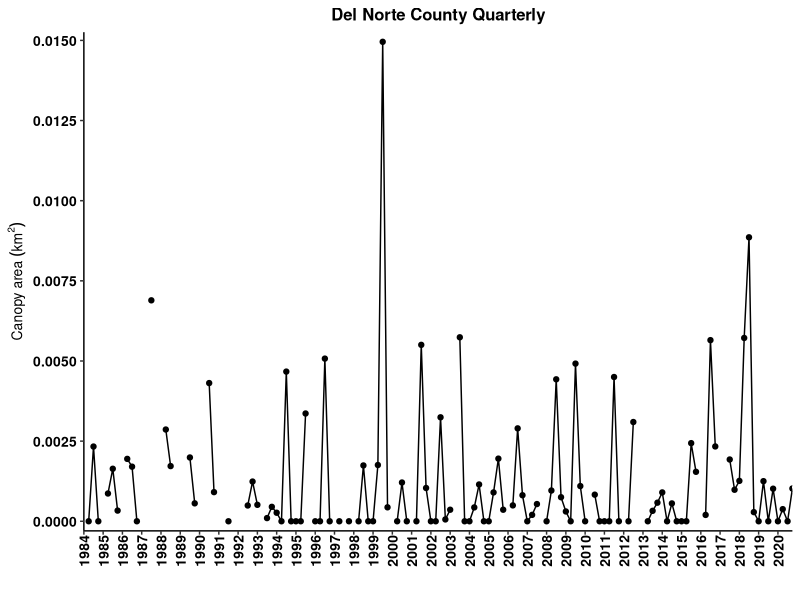
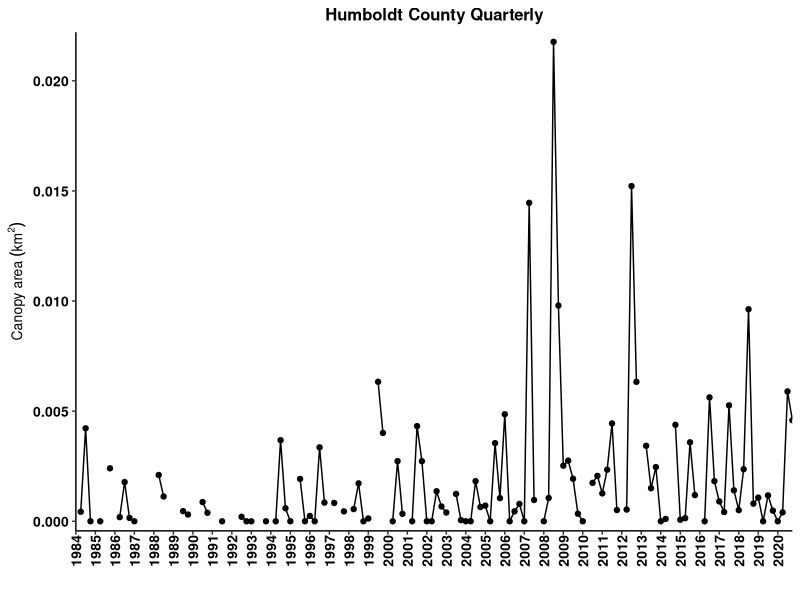
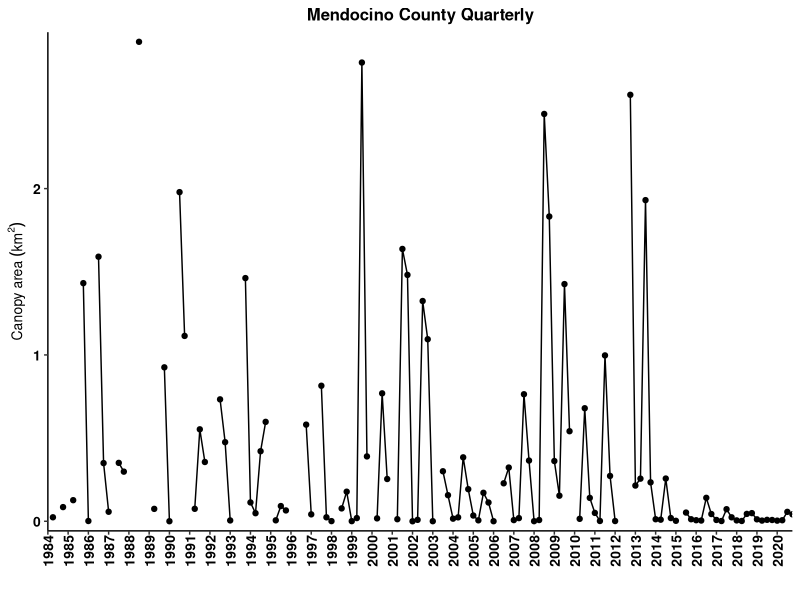
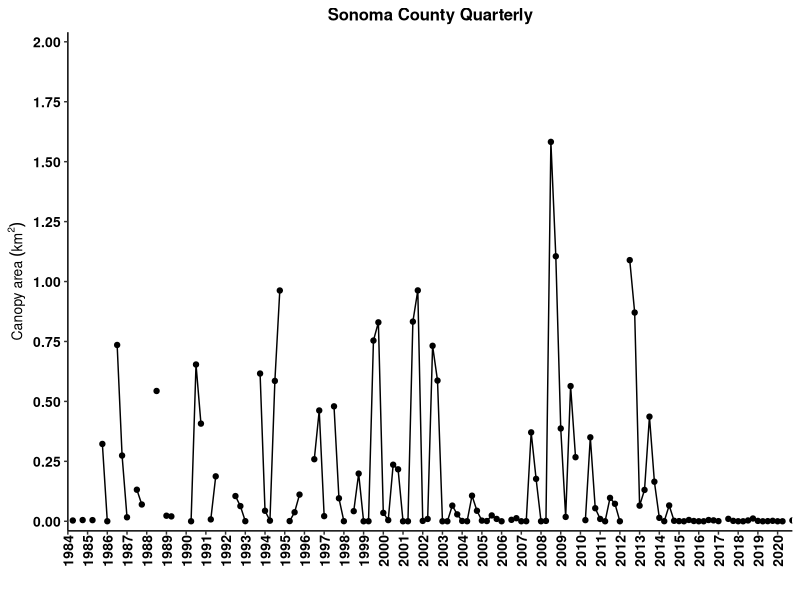
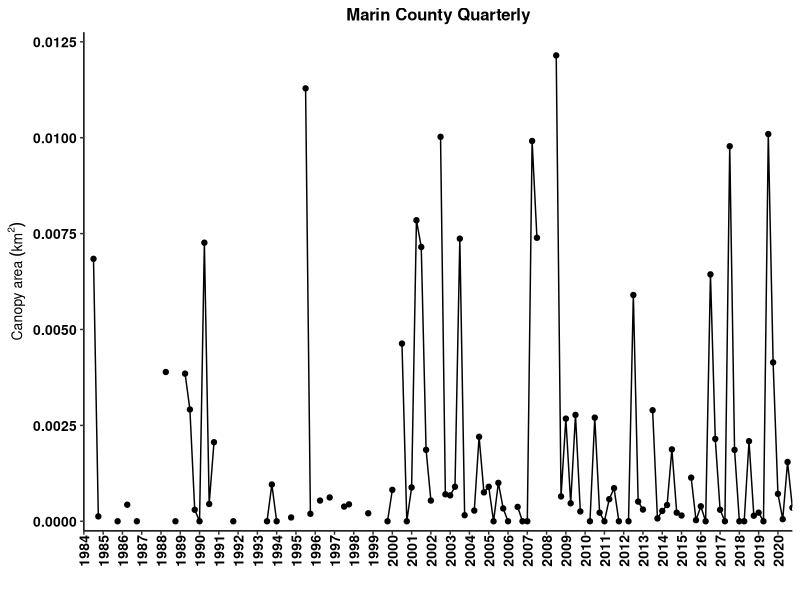
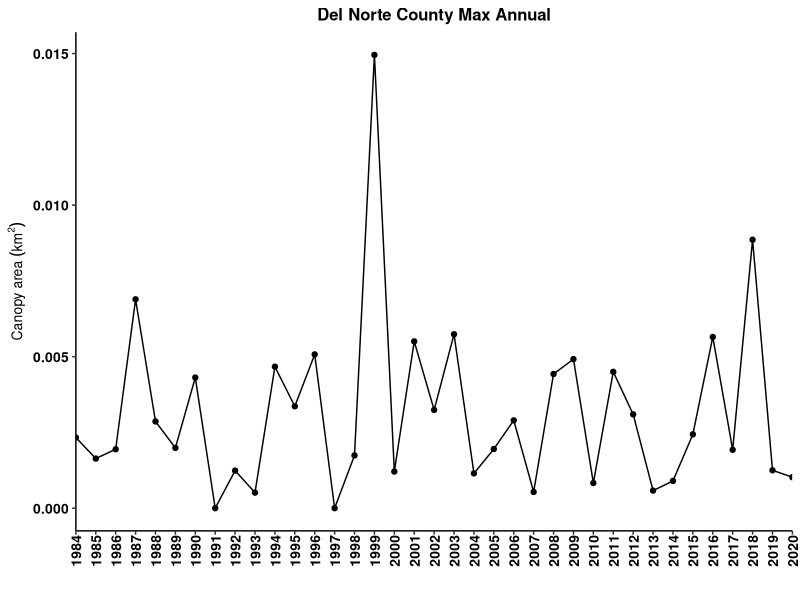
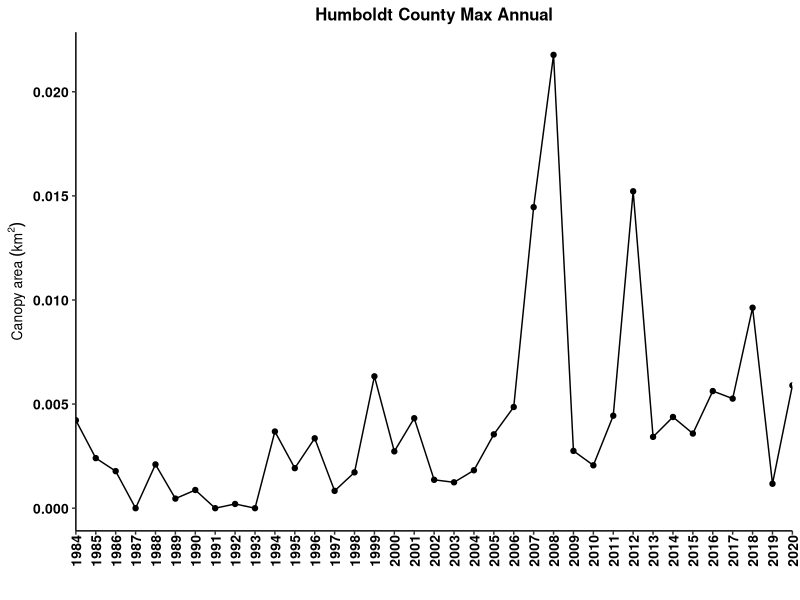
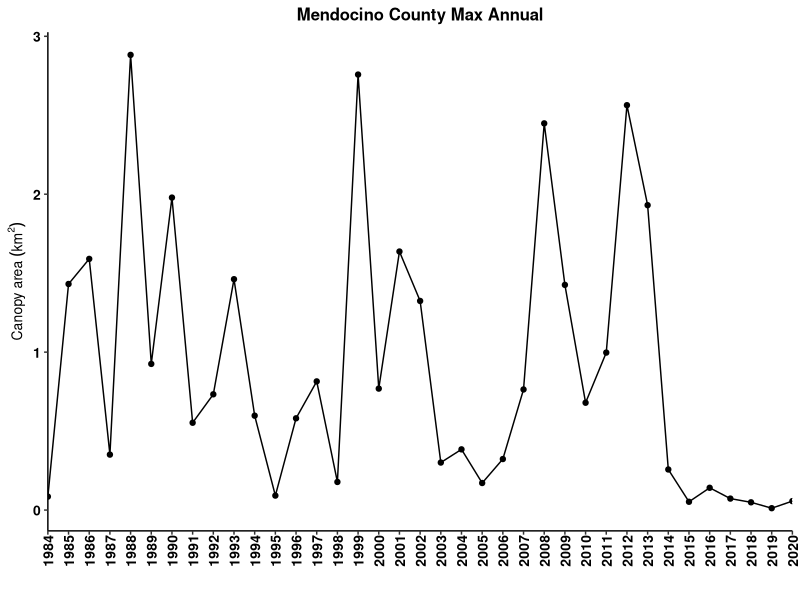

These charts were generated, in order, by the following R code:
## ---- chunk 1
# setting git credentials bc I always forget: git config --global user.name "gcontolini"

knitr::opts_chunk$set(echo = FALSE, warning=FALSE)
options(knitr.table.format = "latex")

#### Load libraries ####
library(ggplot2) # plotting
library(ggpubr) # arranging plots
library(scales) # let's you put commas in the axis labels for thousands
library(dplyr) # data manipulations
library(tidyr) # data cleaning
library(readr) # better data reading?
# library(reshape2) 
# library(Rmisc)
library(ncdf4)
library(sf) # ... mapping? 
library(sp) # dnno
library(lubridate) # manipulating dates easily
library(knitr) # to knit the Rmd file
library(kableExtra) # pretty tables
library(bookdown) # pretty table additions

#### ggplot theme ####
my.theme = theme( 
   panel.background = element_blank(), 
   panel.grid.minor.x = element_blank(),
   panel.grid.major.x = element_blank(),
   panel.grid = element_blank(),
   axis.text  = element_text(size=10, face='bold', color='black'), #makes axis labels bigger
   axis.title = element_text(size=10, face="bold"), #makes axis title bigger and bold
   #axis.title.y = element_text(margin=margin(0,10,0,5)), #pushes the y axis title away from the y axis labels
   strip.background = element_blank(),
   #legend.title = element_blank(),
   #legend.text = element_text(size=8),
   legend.background = element_blank(), 
   legend.key = element_blank(), #makes the legend background behind the symbols go away.
   #axis.ticks.x = element_blank()
   axis.line = element_line(color = 'black'), 
   panel.border = element_blank(), # this removes the box around the plot   
   plot.title = element_text(size=12 ,face='bold', hjust = 0.5), # hjust 0.5 makes title centered
   axis.text.x = element_text(size = 10, angle = 90, vjust = 0.5, margin = margin(0,0,5,0)) # rotates x axis labels 90 degrees counter-clockwise, pushes bars onto x axis
)


#### Import data ####
# info on the data: https://sbclter.msi.ucsb.edu/data/catalog/package/?package=knb-lter-sbc.74

# Instructions from Dr. Tom Bell:
# “The output files show the Admin Bed # in the first column and the rest of the columns are quarters from 1984 - 2020. Area is in m2 and biomass is in fresh kg. Missing values (due to lack of imagery or clouds are labelled as -999).”

# Edible seaweed data from CDFW
# edible = read.csv('EdibleSeaweedHarvest_rfm_1-28-21.csv') # edible seaweed harvest. This one has months. That is important.
# kelp = read.csv('KelpHarvest_vers2_rfm_1-28-21.csv') # kelp harvest
## ---- chunk 2
# The loop below takes 5 minutes to run, so I have commented it out and read in the output at the end.

# #### Kelp Biomass and Area Dynamics of state waters by county ####
# #Load Admin Bed Shapefile
# #Place the lat/lon version of the Admin Bed shapefile in your working directory
# county_waters <- st_read('shapefiles/MAN_CA_CountyStateWaters.shp') 
# 
# #Open Kelp NetCDF File and put in your working directory.
# #The file can be found here: https://portal.edirepository.org/nis/mapbrowse?scope=knb-lter-sbc&identifier=74
# nc_data <- nc_open('kelpCanopyFromLandsat_2021.nc')
# # not sure yet how to open it in directly from a URL.
# # apparently this file is too big for the RStudio Cloud server. So we can't use the server. Or wait we just have to use a static .csv.
# 
# #Load necessary variables from NetCDF File
# lon <- ncvar_get(nc_data, 'lon')
# lat <- ncvar_get(nc_data, 'lat')
# years <- ncvar_get(nc_data, 'year')
# quarters <- ncvar_get(nc_data, 'quarter')
# biomass <- ncvar_get(nc_data, 'biomass')
# area <- ncvar_get(nc_data, 'area')
# 
# #Make Coordinate Dataframe
# coords <- data.frame(lon,lat)
# 
# #Create output matrices
# LN = dim(quarters)
# output_biomass <- matrix(ncol=LN, nrow=22)
# output_area <- matrix(ncol=LN, nrow=22)
# 
# # This for() loop takes 5 mins. Sorry. You could run it once and then save the output, but then it wouldn't be linked to the SBCLTER data repository anymore. 
# for(i in 1:22){
# 
#   #Pull shapefile coordinates from each admin bed
#   if (i == 17) {
#     county_coords <- as.data.frame(county_waters[i,]$geometry[[1]][[30]][[1]])
#   } else {
#     county_coords <- as.data.frame(county_waters[i,]$geometry[[1]][[1]][[1]])
#   }
# 
#   #Find the kelp coordinates that exist inside each admin bed polygon
#   kelp_poly <- point.in.polygon(lon, lat, county_coords$V1, county_coords$V2, mode.checked = FALSE)
#   TF <- which(kelp_poly %in% 1)
# 
#   #Extract biomass and area data for each polygon
#   bio_county <- biomass[TF,]
#   area_county <- area[TF,]
# 
#   #Sum biomass and area
#   bio_county_sum <- colSums(bio_county, na.rm = TRUE, dims = 1)
#   area_county_sum <- colSums(area_county, na.rm = TRUE, dims = 1)
# 
#   #Remove Columns w/ >25% No Data (Clouds)
#   #Find all NA values (missing data) in the kelp dataset
#   bio_county_NA = is.na(bio_county)
#   area_county_NA = is.na(area_county)
# 
#   #Find number of kelp pixels in the polygon
#   L = dim(bio_county)
# 
#   #Calculate the percent of NAs for each season
#   bio_county_NA_percent <- colSums(bio_county_NA, na.rm = TRUE)/L[1]
#   area_county_NA_percent <- colSums(area_county_NA, na.rm = TRUE)/L[1]
# 
#   #Find seasons with greater than 20% missing data
#   NA_GT <- which(bio_county_NA_percent > 0.25)
#   NA_GTA <- which(area_county_NA_percent > 0.25)
# 
#   #Set seasons with greater than 20% missing data to -999
#   bio_county_sum[NA_GT] = -999
#   area_county_sum[NA_GTA] = -999
# 
#   #Add summed kelp canopy data to matrix
#   output_biomass[i,] <- bio_county_sum
#   output_area[i,] <- area_county_sum
# 
# }
# 
# #Transpose Quarter and Year data
# quarterst <- t(quarters)
# yearst <- t(years)
# 
# #Add Quarter and Year data to output matrices
# output2_biomass <- rbind(quarterst, output_biomass)
# output3_biomass <- rbind(yearst, output2_biomass)
# output2_area <- rbind(quarterst, output_area)
# output3_area <- rbind(yearst, output2_area)
# 
# #Add county to output matrices
# CountiesNA <- county_waters$County
# Counties <- c(rep(NA,2),CountiesNA)
# output4_biomass <- cbind(Counties, output3_biomass)
# output4_area <- cbind(Counties, output3_area)

output4_area <- read_csv("kelp_canopy_output_ 2021-11-24 .csv")

## ---- chunk 3
canopy_area <- output4_area %>%
   as.data.frame()

# remove first col which is just row numbers
canopy_area[,1] <- NULL

# I want to plot area vs. year.quarter. This means year.quarter needs to be in a column. Currently all cols are separate. This is called wide format. I want tall format.

# create column names
names(canopy_area) <- paste(canopy_area[1,], canopy_area[2,], sep='.') # paste years with quarters to make each col have a unique name.

# rename the ID col for counties
names(canopy_area)[1] <- "county"

# remove first 2 rows since they are not canopy data, just IDs--year and quarter
canopy_area <- canopy_area[-c(1:2),] 

# convert to tall format
canopy_area_tall <- canopy_area %>% 
   pivot_longer(-'county', names_to = 'year.qtr', values_to = 'm2')

# separate year and quarter into two cols
canopy_area_tall <- canopy_area_tall %>%
   separate(col = year.qtr, sep = "[.]", into = c("year","qtr")) # omg. you have to hard bracket the period for some reason. wtf does [^[:alnum:]]+ mean and why aren't brackets used in the example?????? :((

# make number cols numeric
canopy_area_tall$year <- as.numeric(canopy_area_tall$year)
canopy_area_tall$qtr <- as.numeric(canopy_area_tall$qtr)
canopy_area_tall$m2 <- as.numeric(canopy_area_tall$m2)

# make quarters actual quarter decimals for plotting
qtrs <- seq(0,0.75,0.25)
for(i in 1:4) {
   canopy_area_tall$qtr[which(canopy_area_tall$qtr == i)] <- qtrs[i]
}

# add year and quarter to get a continuous time column. Note that the tibble hides the decimals place for no apparent reason but the sum is correct.
canopy_area_tall$year.qtr <- canopy_area_tall$year + canopy_area_tall$qtr

# Change negative area to NA
canopy_area_tall$m2[which(canopy_area_tall$m2 < 0)] = NA

# Convert m2 to km2
canopy_area_tall$km2 = canopy_area_tall$m2 / 1e6
## ---- chunk 4
# All quarters
##Del Norte
ggplot(canopy_area_tall[which(canopy_area_tall$county == 'Del Norte'),], aes(x = year.qtr, y = km2)) +
   geom_point() +
   geom_line() +
   scale_x_continuous(breaks = 1984:2021, expand = c(0,0)) +
   scale_y_continuous(breaks = seq(0, 0.015, 0.0025), expand = c(0.02,0)) +
   labs(x = '',  y =  bquote('Canopy area'~(km^2))) +
   ggtitle('Del Norte County Quarterly') +
   my.theme

## Humboldt
ggplot(canopy_area_tall[which(canopy_area_tall$county == 'Humboldt'),], aes(x = year.qtr, y = km2)) +
   geom_point() +
   geom_line() +
   scale_x_continuous(breaks = 1984:2021, expand = c(0,0)) +
   scale_y_continuous(expand = c(0.02,0)) +
   labs(x = '',  y =  bquote('Canopy area'~(km^2))) +
   ggtitle('Humboldt County Quarterly') +
   my.theme

## Mendocino
ggplot(canopy_area_tall[which(canopy_area_tall$county == 'Mendocino'),], aes(x = year.qtr, y = km2)) +
   geom_point() +
   geom_line() +
   scale_x_continuous(breaks = 1984:2021, expand = c(0,0)) +
   scale_y_continuous(expand = c(0.02,0)) +
   labs(x = '', y =  bquote('Canopy area'~(km^2))) +
   ggtitle('Mendocino County Quarterly') +
   my.theme

## Sonoma
ggplot(canopy_area_tall[which(canopy_area_tall$county == 'Sonoma'),], aes(x = year.qtr, y = km2)) +
   geom_point() +
   geom_line() +
   scale_x_continuous(breaks = 1984:2021, expand = c(0,0)) +
   scale_y_continuous(limits = c(0,2), breaks = seq(0, 2, 0.25), expand = c(0.02,0)) +
   labs(x = '', y =  bquote('Canopy area'~(km^2))) +
   ggtitle('Sonoma County Quarterly') +
   my.theme

## Marin
ggplot(canopy_area_tall[which(canopy_area_tall$county == 'Marin'),], aes(x = year.qtr, y = km2)) +
   geom_point() +
   geom_line() +
   scale_x_continuous(breaks = 1984:2021, expand = c(0,0)) +
   scale_y_continuous(limits = c(0, 0.0125), breaks = seq(0, 0.0125, 0.0025), expand = c(0.02,0)) +
   labs(x = '', y =  bquote('Canopy area'~(km^2))) +
   ggtitle('Marin County Quarterly') +
   my.theme
## ---- chunk 5
# Maximum canopy area. in each year and county, find the maximum km2 value.
canopy_area_max_annual <- canopy_area_tall %>%
  group_by(county, year) %>%
  summarise(max.km2 = max(km2, na.rm = T), .groups = 'drop')
  
##Del Norte
ggplot(canopy_area_max_annual[which(canopy_area_max_annual$county == 'Del Norte'),], aes(x = year, y = max.km2)) +
   geom_point() +
   geom_line() +
   scale_x_continuous(breaks = 1984:2021, expand = c(0,0)) +
   #scale_y_continuous(breaks = seq(0, 0.015, 0.0025), expand = c(0.05,0)) +
   labs(x = '',  y =  bquote('Canopy area'~(km^2))) +
   ggtitle('Del Norte County Max Annual') +
   my.theme 

## Humboldt
ggplot(canopy_area_max_annual[which(canopy_area_max_annual$county == 'Humboldt'),], aes(x = year, y = max.km2)) +
   geom_point() +
   geom_line() +
   scale_x_continuous(breaks = 1984:2021, expand = c(0,0)) +
   #scale_y_continuous(breaks = seq(0, 0.015, 0.0025), expand = c(0.05,0)) +
   labs(x = '',  y =  bquote('Canopy area'~(km^2))) +
   ggtitle('Humboldt County Max Annual') +
   my.theme 

## Mendocino
ggplot(canopy_area_max_annual[which(canopy_area_max_annual$county == 'Mendocino'),], aes(x = year, y = max.km2)) +
   geom_point() +
   geom_line() +
   scale_x_continuous(breaks = 1984:2021, expand = c(0,0)) +
   #scale_y_continuous(breaks = seq(0, 0.015, 0.0025), expand = c(0.05,0)) +
   labs(x = '',  y =  bquote('Canopy area'~(km^2))) +
   ggtitle('Mendocino County Max Annual') +
   my.theme 

## Sonoma
ggplot(canopy_area_max_annual[which(canopy_area_max_annual$county == 'Sonoma'),], aes(x = year, y = max.km2)) +
   geom_point() +
   geom_line() +
   scale_x_continuous(breaks = 1984:2021, expand = c(0,0)) +
   #scale_y_continuous(breaks = seq(0, 0.015, 0.0025), expand = c(0.05,0)) +
   labs(x = '',  y =  bquote('Canopy area'~(km^2))) +
   ggtitle('Sonoma County Max Annual') +
   my.theme 

## Marin
ggplot(canopy_area_max_annual[which(canopy_area_max_annual$county == 'Marin'),], aes(x = year, y = max.km2)) +
   geom_point() +
   geom_line() +
   scale_x_continuous(breaks = 1984:2021, expand = c(0,0)) +
   #scale_y_continuous(breaks = seq(0, 0.015, 0.0025), expand = c(0.05,0)) +
   labs(x = '',  y =  bquote('Canopy area'~(km^2))) +
   ggtitle('Marin County Max Annual') +
   my.theme 

# Figure 2. Annual maximum canopy area (measured quarterly) in state waters in coastal counties as estimated from Landsat satellites (Santa Barbara Coastal LTER et al. 2021). Canopy area does not distinguish between bull kelp and giant kelp. Data is updated through the last quarter of 2020.
